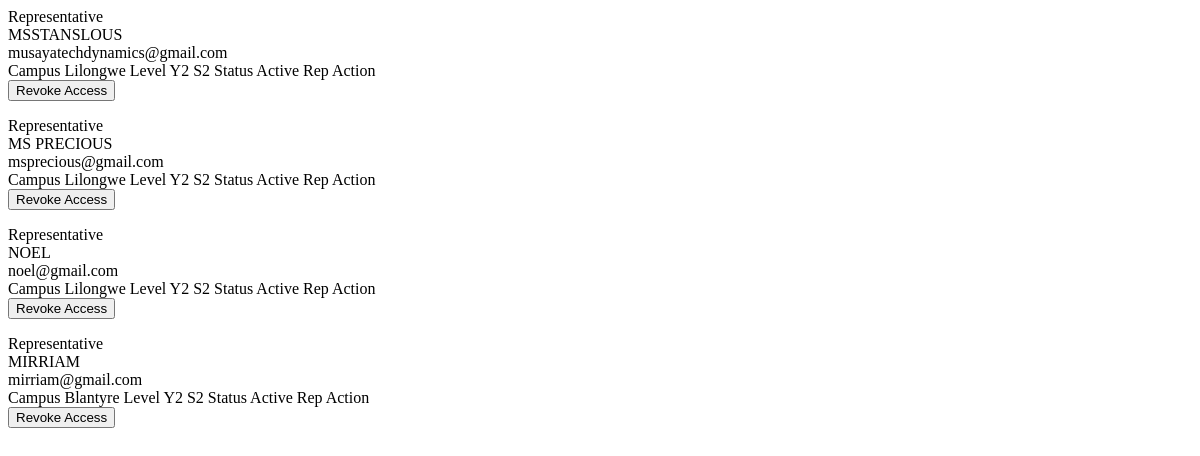
The page /admin/table/reps (signed in) on the database as committed earlier.
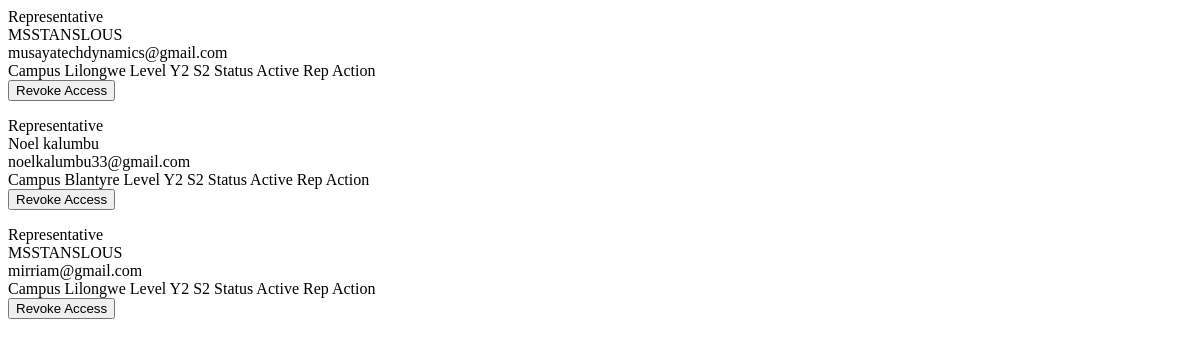
The same page on the database as committed later.
### app/models.py (models this page shows)
class User(db.Model, UserMixin):
    id = db.Column(db.Integer, primary_key=True)
    full_name = db.Column(db.String(100), nullable=False)
    email = db.Column(db.String(120), unique=True, nullable=False)
    password_hash = db.Column(db.String(128), nullable=False)
    campus = db.Column(db.String(50), nullable=False)
    student_id = db.Column(db.String(20), nullable=True)
    phone_number = db.Column(db.String(15), nullable=True)
    year = db.Column(db.Integer, default=1)
    semester = db.Column(db.Integer, default=1)
    program_id = db.Column(db.Integer, db.ForeignKey('program.id'), nullable=False)
    is_approved = db.Column(db.Boolean, default=False)
    is_class_rep = db.Column(db.Boolean, default=False)
    is_admin = db.Column(db.Boolean, default=False)
    created_at = db.Column(db.DateTime, default=datetime.utcnow)
    theme_preference = db.Column(db.String(20), default='light')  # 'light' or 'dark'
    language_preference = db.Column(db.String(10), default='en')  # 'en' for now
    is_active = db.Column(db.Boolean, default=True)  # soft delete flag

### app/core/routes.py (the view)
@core.route('/admin/table/reps')
@login_required
def admin_reps_table():
    if not current_user.is_admin:
        abort(403)
    page = request.args.get('page', 1, type=int)
    per_page = 10
    users = User.query.filter_by(is_class_rep=True, is_admin=False)
    paginated = paginate_query(users, page, per_page)
    return render_template('core/admin/_reps_table_body.html',
                           users=paginated['items'],
                           page=paginated['page'],
                           pages=paginated['pages'])

### app/__init__.py (called while the page is built)
@login_manager.user_loader
def load_user(user_id):
    return User.query.get(int(user_id))

### app/core/routes.py (called while the page is built)
def paginate_query(query, page=1, per_page=10):
    total = query.count()
    items = query.offset((page - 1) * per_page).limit(per_page).all()
    return {
        'items': items,
        'total': total,
        'page': page,
        'per_page': per_page,
        'pages': (total + per_page - 1) // per_page if total > 0 else 1
    }

### app/templates/core/admin/_reps_table_body.html (shortened to what this page needs)
{% for user in users if user.is_class_rep and not user.is_admin %}
<tr class="block sm:table-row hover:bg-[#faf8f5] transition-colors border-b sm:border-b-0 border-[#f0ebe3] mb-4 sm:mb-0 rounded-xl sm:rounded-none shadow-sm sm:shadow-none">
    <td class="block sm:table-cell px-6 py-4 whitespace-nowrap">
        <span class="sm:hidden text-[10px] font-bold text-[#b5aaa0] uppercase tracking-wider block">Representative</span>
        <div class="font-bold text-[#1a1a1a]">{{ user.full_name }}</div>
        <div class="text-[#b5aaa0] text-xs mt-0.5">{{ user.email }}</div>
    </td>
    <td class="block sm:table-cell px-6 py-4 whitespace-nowrap">
        <span class="sm:hidden text-[10px] font-bold text-[#b5aaa0] uppercase tracking-wider block">Campus</span>
        <span class="text-[#5a5248] font-semibold text-xs uppercase tracking-wide">{{ user.campus or 'N/A' }}</span>
    </td>
    <td class="block sm:table-cell px-6 py-4 whitespace-nowrap">
        <span class="sm:hidden text-[10px] font-bold text-[#b5aaa0] uppercase tracking-wider block">Level</span>
        <span class="font-mono text-[#6b5e50] font-black text-xs bg-[#f5f2ec] px-2 py-0.5 rounded border border-[#ede8e0]">Y{{ user.year }} S{{ user.semester }}</span>
    </td>
    <td class="block sm:table-cell px-6 py-4 whitespace-nowrap">
        <span class="sm:hidden text-[10px] font-bold text-[#b5aaa0] uppercase tracking-wider block">Status</span>
        <span class="inline-flex items-center gap-1 text-[#6b5e50] bg-[#f5f2ec] border border-[#ede8e0] px-2.5 py-1 rounded-md text-[10px] font-bold uppercase tracking-wide">
            Active Rep
        </span>
    </td>
    <td class="block sm:table-cell px-6 py-4 text-right whitespace-nowrap">
        <span class="sm:hidden text-[10px] font-bold text-[#b5aaa0] uppercase tracking-wider block">Action</span>
        <form action="{{ url_for('core.remove_rep', user_id=user.id) }}" method="POST" class="admin-action-form" data-shimmer="Revoking Representative Access Rights...">
            <button type="submit" class="text-[11px] font-bold text-rose-500 hover:text-rose-700 underline underline-offset-4 decoration-rose-200 transition-colors cursor-pointer">
                Revoke Access
            </button>
        </form>
    </td>
</tr>
{% endfor %}

Rows that differ between the two databases and show on the page:
no longer on this page (row edited): User: full_name "MS PRECIOUS", email "msprecious@gmail.com", campus "Lilongwe", year "2", semester "2"
no longer on this page (row edited): User: full_name "NOEL", email "noel@gmail.com", campus "Lilongwe", year "2", semester "2"
no longer on this page (row edited): User: full_name "MIRRIAM", email "mirriam@gmail.com", campus "Blantyre", year "2", semester "2"
now on this page (row edited): User: full_name "Noel kalumbu", email "noelkalumbu33@gmail.com", campus "Blantyre", year "2", semester "2"
now on this page (row edited): User: full_name "MSSTANSLOUS", email "mirriam@gmail.com", campus "Lilongwe", year "2", semester "2"
